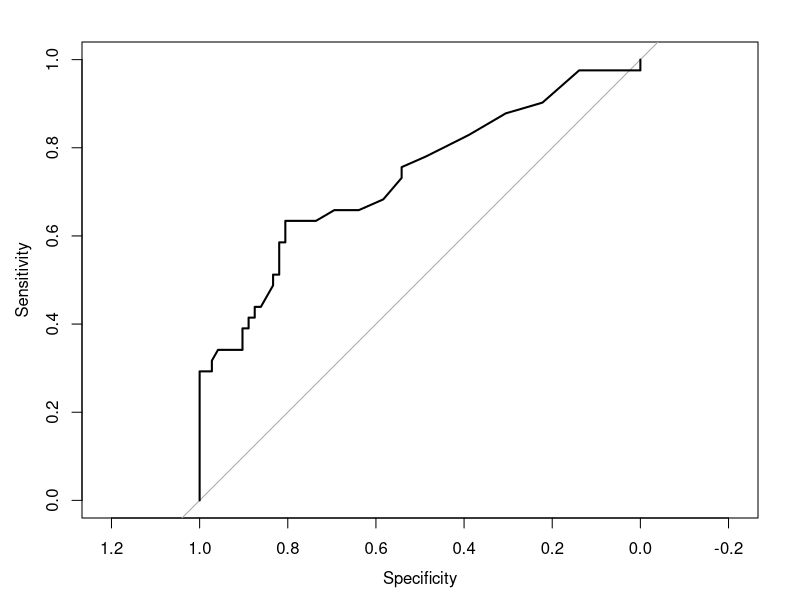
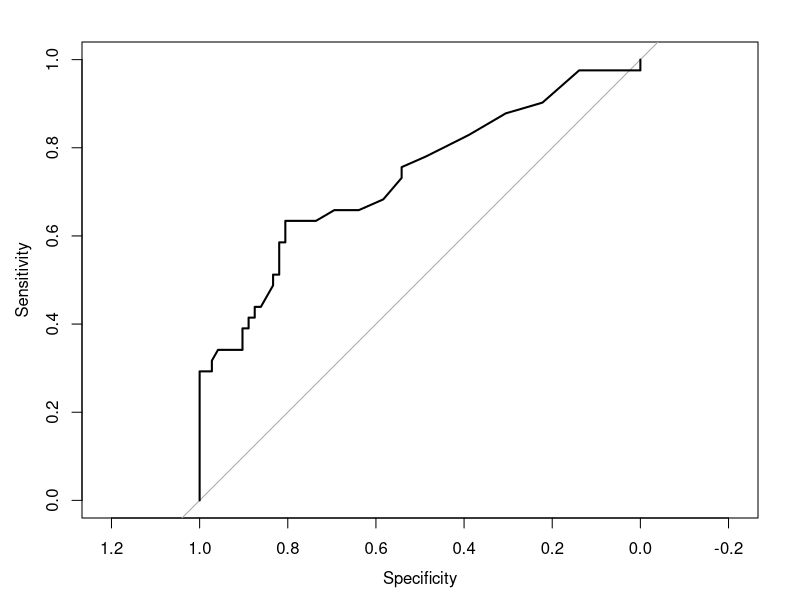
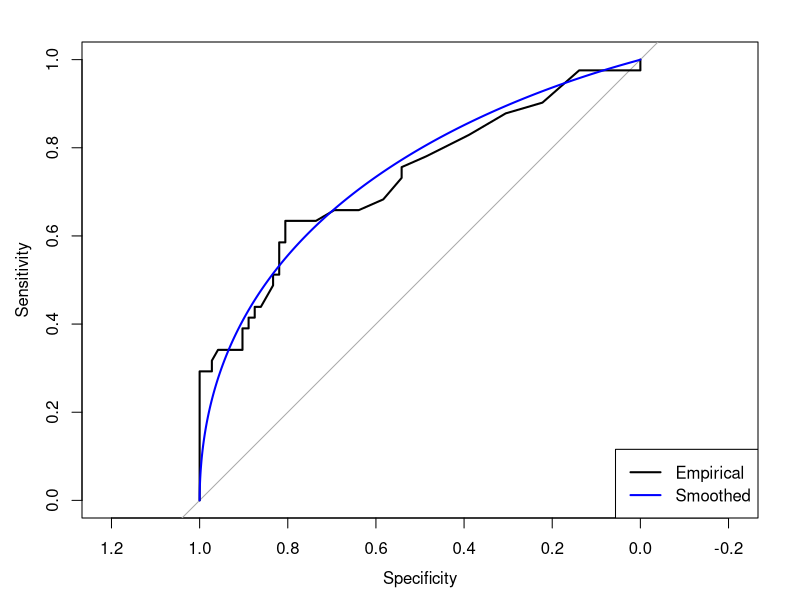
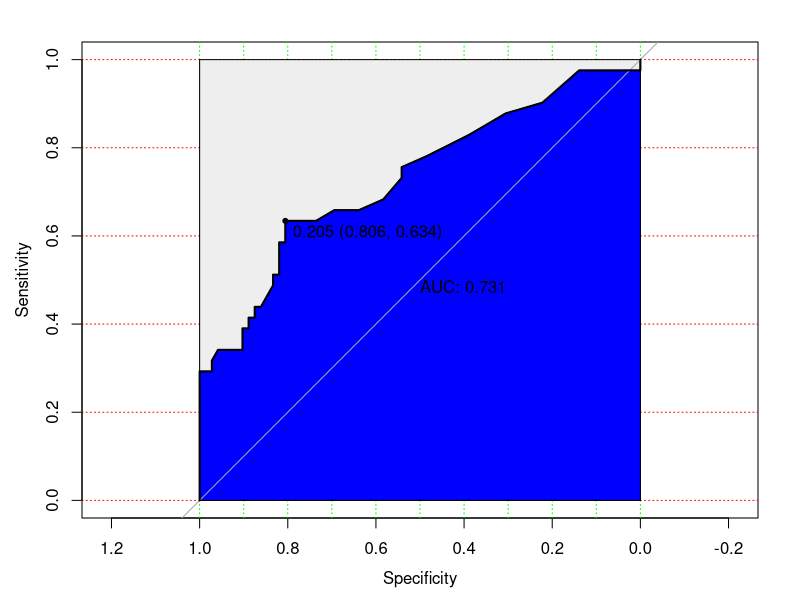
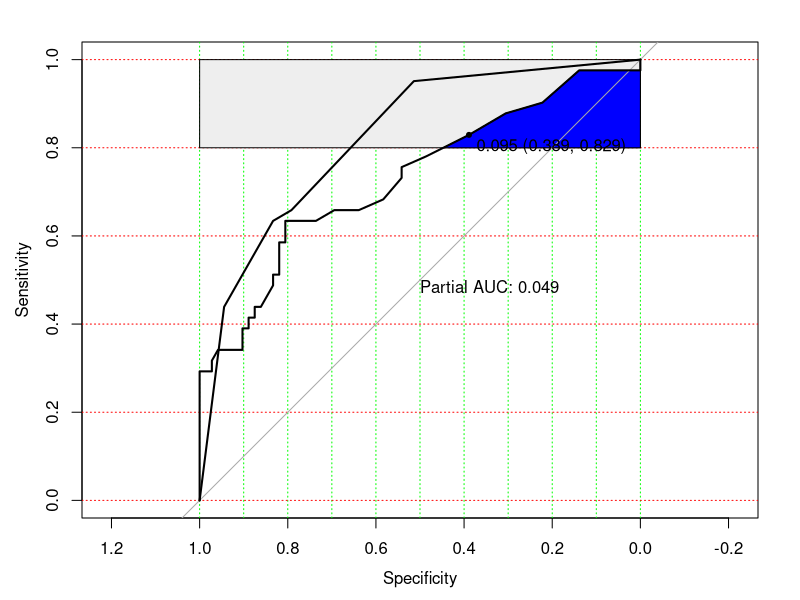

These charts were generated, in order, by the following R code:
library(pROC)

data(aSAH)

# Syntax (response, predictor):
plot.roc(aSAH$outcome, aSAH$s100b)

# With a roc object:
rocobj <- roc(aSAH$outcome, aSAH$s100b)

# identical:
plot(rocobj)
plot.roc(rocobj)
# Add a smoothed ROC:
plot.roc(smooth(rocobj), add=TRUE, col="blue")
legend("bottomright", legend=c("Empirical", "Smoothed"),
       col=c(par("fg"), "blue"), lwd=2)
# With more options:
plot(rocobj, print.auc=TRUE, auc.polygon=TRUE, grid=c(0.1, 0.2),
     grid.col=c("green", "red"), max.auc.polygon=TRUE,
     auc.polygon.col="blue", print.thres=TRUE)
# To plot a different partial AUC, we need to ignore the existing value
# with reuse.auc=FALSE:
plot(rocobj, print.auc=TRUE, auc.polygon=TRUE, partial.auc=c(1, 0.8),
     partial.auc.focus="se", grid=c(0.1, 0.2), grid.col=c("green", "red"),
     max.auc.polygon=TRUE, auc.polygon.col="blue", print.thres=TRUE,
     reuse.auc=FALSE)
# Add a line to the previous plot:
plot.roc(aSAH$outcome, aSAH$wfns, add=TRUE)
# Alternatively, you can get the plot directly





data(aSAH)
# Syntax (response, predictor):
auc(aSAH$outcome, aSAH$s100b)
# With a roc object:
rocobj <- roc(aSAH$outcome, aSAH$s100b)
# Full AUC:
auc(rocobj)
# Partial AUC:
auc(rocobj, partial.auc=c(1, .8), partial.auc.focus="se", partial.auc.correct=TRUE)
# Alternatively, you can get the AUC directly from roc():
roc(aSAH$outcome, aSAH$s100b)$auc
roc(aSAH$outcome, aSAH$s100b,
partial.auc=c(1, .8), partial.auc.focus="se",
partial.auc.correct=TRUE)$auc



multiclass.roc(aSAH$gos6, aSAH$s100b)
# Produces an innocuous warning because one level has no observation
# Select only 3 of the aSAH$gos6 levels:
multiclass.roc(aSAH$gos6, aSAH$s100b, levels=c(3, 4, 5))
# Give the result in percent
multiclass.roc(aSAH$gos6, aSAH$s100b, percent=TRUE)

aSAH$gos6




# Basic example
multiclass.roc(aSAH$gos6, aSAH$s100b)
# Produces an innocuous warning because one level has no observation
 
# Select only 3 of the aSAH$gos6 levels:
multiclass.roc(aSAH$gos6, aSAH$s100b, levels=c(3, 4, 5))
 
# Give the result in percent
multiclass.roc(aSAH$gos6, aSAH$s100b, percent=TRUE)


# randomForest & pROC packages should be installed:
# install.packages(c('randomForest', 'pROC'))
data(iris)
library(randomForest)
library(pROC)
set.seed(1000)
# 3-class in response variable
rf = randomForest(Species~., data = iris, ntree = 100)

predictions <- as.numeric(predict(rf, iris, type = 'response'))
multiclass.roc(iris$Species, predictions)